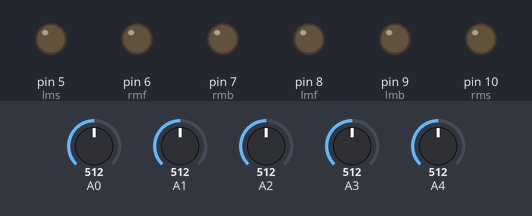
This sketch was run on a simulated Arduino Uno, built with avr-gcc and run on an emulated ATmega328P. Shown: output pins drawn as LEDs (lit = HIGH). Inputs (shaded band) come from the test bench; at power-on: A0 = 512, A1 = 512, A2 = 512, A3 = 512, A4 = 512.

Above: at 1.2 s.
1.3 s: A0 set to 542
At 2.5 s:
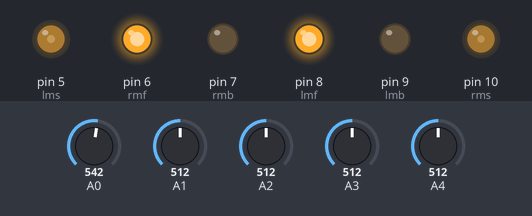
2.8 s: A0 set to 521
At 3.6 s:
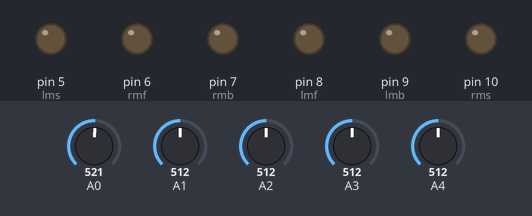
4.3 s: A0 set to 541
At 4.8 s:
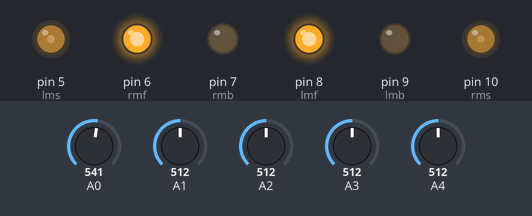
Timing chart, 0 to 7.3 s (numbered marks = the images above; inputs shaded):
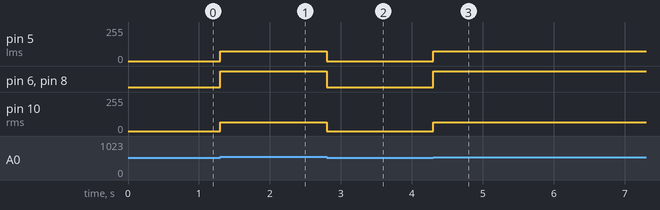

The sketch:

LFR_Advance.ino
```cpp
//motor pin defines
#define rmf 6
#define rmb 7
#define lmf 8
#define lmb 9
#define rms 10
#define lms 5

//declaration of necessary variable to line follow
int s[6], total, sensor_position;
int threshold = 531; //set threshold as like i've shown in video
float avg;
int position[6] = { 1, 2, 3, 4, 5 };
int set_point = 3;


int kp = 0.007, kd = 0.5, PID_Value, P, D;
float error, previous_error;
int r_base_speed = 65, left_motor_speed, right_motor_speed, turn_speed = 70;
int l_base_speed = 75;
char t;

void setup() {
  //motor driver pins as output
  pinMode(lmf, OUTPUT);
  pinMode(lmb, OUTPUT);
  pinMode(rmf, OUTPUT);
  pinMode(rmb, OUTPUT);
  //button pin as input

  Serial.begin(9600);
}

void loop() {

  //display_value();

  PID_LINE_FOLLOW();  //line follow using PID_Value

   //motor(l_base_speed,r_base_speed);

}

void Sensor_reading() {
  sensor_position = 0;
  total = 0;
  for (byte i = 0; i < 5; i++) {  //snesor data read from A0, A1, A2, A6, A7
    if (i < 5) {
      s[i] = analogRead(i);
    }
    if (s[i] > threshold) s[i] = 0;  //analog value to digital conversion
    else s[i] = 1;
    sensor_position += s[i] * position[i];
    total += s[i];
  }
  if (total) avg = sensor_position / total;  //average value
}

void PID_LINE_FOLLOW() {

  while (1) {
    Sensor_reading();
    if (total == 0) {
      if (t != 's') {
        if (t == 'r') motor(turn_speed, -turn_speed);
        else motor(-turn_speed, turn_speed);
        while (!s[2]) Sensor_reading();
      }
    }

    Sensor_reading();
    error = set_point - avg;
    D = kd * (error - previous_error);
    P = error * kp;
    PID_Value = P + D;
    previous_error = error;

    //adjusting motor speed to keep the robot in line
    right_motor_speed = r_base_speed - PID_Value;  //right motor speed
    left_motor_speed = l_base_speed + PID_Value;  //left motor speed
    motor(left_motor_speed, right_motor_speed);               //when robot in straight position


    if (s[4] == 0 && s[0] == 1) t = 'l';
    if (s[4] == 1 && s[0] == 0) t = 'r';


    else if (total == 5) {
      Sensor_reading();
      if (total == 5) {
        motor(0, 0);
        while (total == 5) Sensor_reading();
      } else if (total == 0) t = 's';
    }
  }
}

void display_value() {  //display the analog value of sensor in serial monitor
  for (byte i = 0; i < 5; i++) {
    if (i < 5) {
      s[i] = analogRead(i);
      if (s[i] > threshold) s[i] = 0;  //analog value to digital conversion
      else s[i] = 1;
    }
    Serial.print(String(s[i]) + " ");
  }
  Serial.println();
  delay(50);
}

//motor run function
void motor(int a, int b) {
  a = constrain(a, -255, 255);
  b = constrain(b, -255, 255);

  digitalWrite(lmf, a > 0);
  digitalWrite(lmb, a < 0);
  digitalWrite(rmf, b > 0);
  digitalWrite(rmb, b < 0);

  analogWrite(lms, abs(a));
  analogWrite(rms, abs(b));
}
```

Measured:
- the behaviour switches between 531 and 532 on A0 (found by bisection; images 0 and 1)
- after the input at 1.3 s, pin 5 (lms): 0/255 → 75/255 at once; pin 6 (rmf), pin 8 (lmf): LOW → HIGH at once; pin 10 (rms): 0/255 → 65/255 at once
- after the input at 2.8 s, pin 5 (lms): 75/255 → 0/255 at once; pin 6 (rmf), pin 8 (lmf): HIGH → LOW at once; pin 10 (rms): 65/255 → 0/255 at once
- after the input at 4.3 s, pin 5 (lms): 0/255 → 75/255 at once; pin 6 (rmf), pin 8 (lmf): LOW → HIGH at once; pin 10 (rms): 0/255 → 65/255 at once
